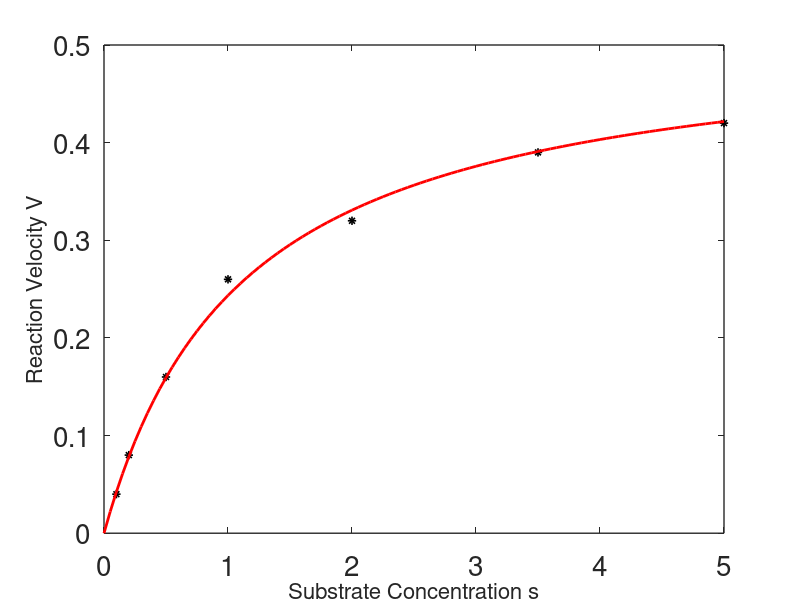
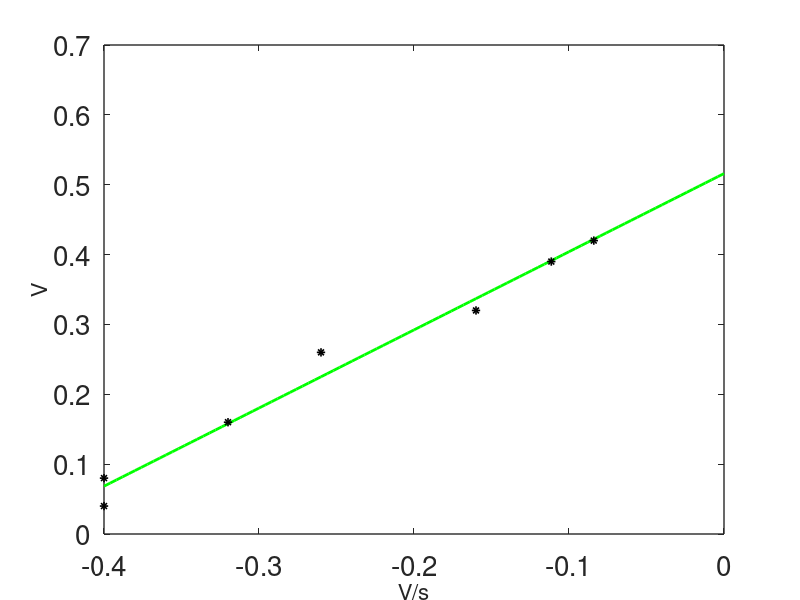

Write MATLAB code to recreate these figures, in order.
set(0,                           ...
   'defaultaxesfontsize', 20,   ...
   'defaultaxeslinewidth', 1.0, ...
   'defaultlinelinewidth', 1.2, ...
   'defaultpatchlinewidth', 0.7);

   
   N=7;
S=[.1;.2;.5;1;2;3.5;5];
V=[.04;.08;.16;.26;.32;.39;.42];
A=[ones(1,N)',-V./S];
B=transpose(A)*A;
c=transpose(A)*V;
b=B\c;
s=[0:100]/20;
g=b(1)*s./(s+b(2));
figure(1);
plot(S,V,'k*',s,g,'r','linewidth',2)
xlabel('Substrate Concentration s','fontsize',16)
ylabel('Reaction Velocity V','fontsize',16)
t=-.004*[0:100];
f=b(1)+t*b(2);

figure(2)
plot(t,f,'g','linewidth',2)
hold on
plot(-V./S,V,'k*')
hold off
xlabel('V/s','fontsize',16)
ylabel('V','fontsize',16)
